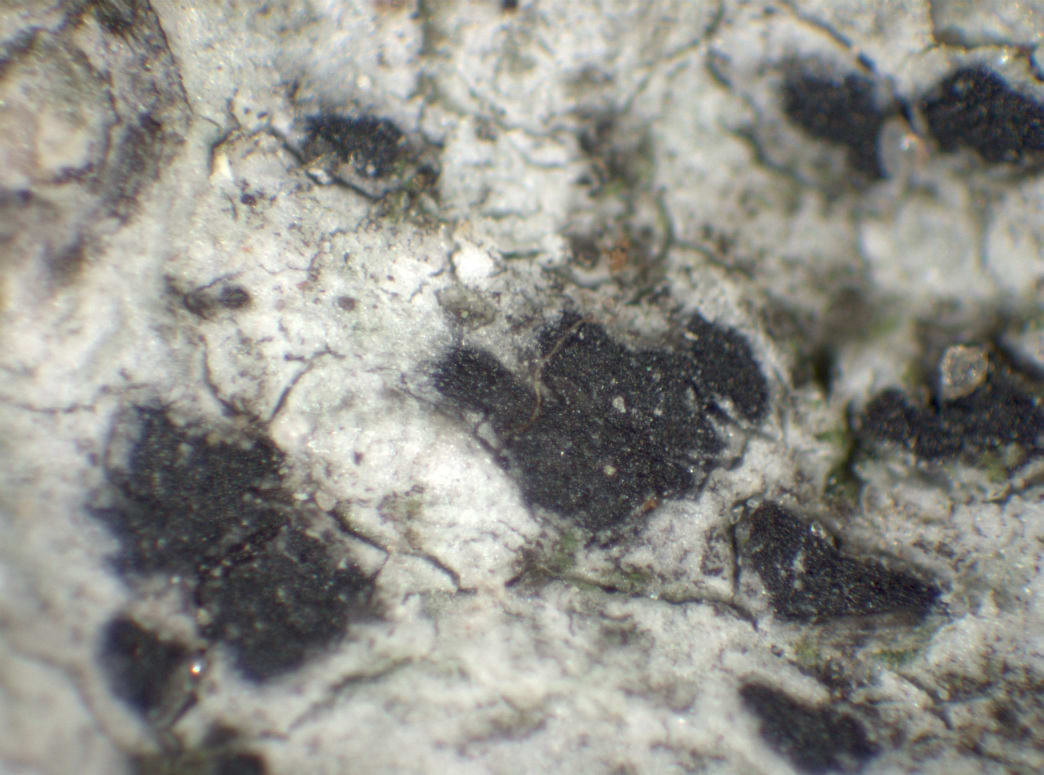
#> input picture Segmentation/images/vip5.jpg, 2088 x 1550 px (shown at 1/2 size)
$ python prova.py
#> lines starting #> are read from the running program, lines starting #| are printed output that depends on the picture; after the words box and inside, x2 and y2 are one past the last pixel; in counts of white or black regions, pixels touching at a corner belong together; long printed decimals are rounded
import numpy as np
import math
from scipy import ndimage
import time
from numpy import linalg as LA
import matplotlib.pyplot as plt
from scipy import linalg as LAsci
from skimage import io, color
from skimage.transform import rescale, resize, downscale_local_mean
from scipy import ndimage as ndi


def log_filter( sgm, fsize):
    """
    LoG filter
    :param sgm: sigma in Gaussian
    :param fsize: filter size, [h, w]
    :return: LoG filter
    """
    wins_x = int(fsize[1] / 2)
    wins_y = int(fsize[0] / 2)

    out = np.zeros(fsize, dtype=np.float32)

    for x in range(-wins_x, wins_x+1):
        for y in range(-wins_y, wins_y+1):
            out[wins_y+y, wins_x+x] = - 1. / (math.pi * sgm**4.) * (1. - (x*x+y*y)/(2.*sgm*sgm)) * math.exp(-(x*x+y*y)/(2.*sgm*sgm))

    return out-np.mean(out)

def gabor_filter(sgm, theta):
    """
    Gabor filter
    :param sgm: sigma in Gaussian
    :param theta: direction
    :return: gabor filter
    """
    phs=0
    gamma=1
    wins=int(math.floor(sgm*2))
    f=1/(sgm*2.)
    out=np.zeros((2*wins+1, 2*wins+1))

    for x in range(-wins, wins+1):
        for y in range(-wins, wins+1):
            xPrime = x * math.cos(theta) + y * math.sin(theta)
            yPrime = y * math.cos(theta) - x * math.sin(theta)
            out[wins+y, wins+x] = 1/(2*math.pi*sgm*sgm)*math.exp(-.5*((xPrime)**2+(yPrime*gamma)**2)/sgm**2)*math.cos(2*math.pi*f*xPrime+phs)
    return out-np.mean(out)


def image_filtering(img, filter_list):
    sub_img = []
    # put the originale image in the list
    sub_img.append(np.float32(img))
    for filter in filter_list:
        assert (filter[0] == 'log') | (filter[0] == 'gabor'), 'Undefined filter name. '
        if filter[0] == 'log':
            f = log_filter(filter[1], filter[2])
            tmp = ndimage.convolve(np.float32(img), f, mode='reflect')
            #tmp = np.float32(log_filter(np.float32(img),filter[1]))
            sub_img.append(tmp)
        elif filter[0] == 'gabor':
            f = gabor_filter(filter[1], filter[2])
            tmp = ndimage.convolve(np.float32(img), f, mode='reflect')
            sub_img.append(tmp)
    return np.float32(np.stack(sub_img, axis=-1))


def SHcomp(Ig, ws, BinN=11):
    """
    Compute local spectral histogram using integral histograms
    :param Ig: a n-band image
    :param ws: half window size
    :param BinN: number of bins of histograms
    :return: local spectral histogram at each pixel
    """
    h, w,bn = Ig.shape
    print("inizio")
    # quantize values at each pixel into bin ID
    for i in range(bn):
        b_max = np.max(Ig[:, :, i])
        b_min = np.min(Ig[:, :, i])
        assert b_max != b_min, "Band %d has only one value!" % i

        b_interval = (b_max - b_min) * 1. / BinN
        Ig[:, :, i] = np.floor((Ig[:, :, i] - b_min) / b_interval)

    Ig[Ig >= BinN] = BinN-1
    Ig = np.int32(Ig)
    print("ciao")
    # convert to one hot encoding
    one_hot_pix = []
    for i in range(bn):
        one_hot_pix_b = np.zeros((h*w, BinN), dtype=np.int32)
        one_hot_pix_b[np.arange(h*w), Ig[:, :, i].flatten()] = 1
        one_hot_pix.append(one_hot_pix_b.reshape((h, w, BinN)))
    print("finito fase 1")
    # compute integral histogram
    integral_hist = np.concatenate(one_hot_pix, axis=2)
    print("np.concatenate(one_hot_pix, axis=2)")
    np.cumsum(integral_hist, axis=1, out=integral_hist, dtype=np.float32)
    print("fase 1bisa")
    np.cumsum(integral_hist, axis=0, out=integral_hist, dtype=np.float32)
    print("np.cumsum(integral_hist, axis=0, out=integral_hist, dtype=np.float32)")
    # compute spectral histogram based on integral histogram
    padding_l = np.zeros((h, ws + 1, BinN * bn), dtype=np.int32)
    padding_r = np.tile(integral_hist[:, -1:, :], (1, ws, 1))

    integral_hist_pad_tmp = np.concatenate([padding_l, integral_hist, padding_r], axis=1)

    padding_t = np.zeros((ws + 1, integral_hist_pad_tmp.shape[1], BinN * bn), dtype=np.int32)
    padding_b = np.tile(integral_hist_pad_tmp[-1:, :, :], (ws, 1, 1))

    integral_hist_pad = np.concatenate([padding_t, integral_hist_pad_tmp, padding_b], axis=0)

    integral_hist_1 = integral_hist_pad[ws + 1 + ws:, ws + 1 + ws:, :]
    integral_hist_2 = integral_hist_pad[:-ws - ws - 1, :-ws - ws - 1, :]
    integral_hist_3 = integral_hist_pad[ws + 1 + ws:, :-ws - ws -1, :]
    integral_hist_4 = integral_hist_pad[:-ws - ws - 1, ws + 1 + ws:, :]

    sh_mtx = integral_hist_1 + integral_hist_2 - integral_hist_3 - integral_hist_4

    histsum = np.sum(sh_mtx, axis=-1, keepdims=True) * 1. / bn

    sh_mtx = np.float32(sh_mtx) / np.float32(histsum)
    print("end")
    return sh_mtx


def SHedgeness(sh_mtx, ws):
    h, w, _ = sh_mtx.shape
    edge_map = np.ones((h, w)) * -1
    for i in range(ws, h-ws-1):
        for j in range(ws, w-ws-1):
            edge_map[i, j] = np.sqrt(np.sum((sh_mtx[i - ws, j, :] - sh_mtx[i + ws, j, :])**2)
                                     + np.sum((sh_mtx[i, j - ws, :] - sh_mtx[i, j + ws, :])**2))
    return edge_map


def Fseg(Ig, ws, segn, omega, nonneg_constraint=True):
    """
    Factorization based segmentation
    :param Ig: a n-band image
    :param ws: window size for local special histogram
    :param segn: number of segment. if set to 0, the number will be automatically estimated
    :param omega: error threshod for estimating segment number. need to adjust for different filter bank.
    :param nonneg_constraint: whether apply negative matrix factorization
    :return: segmentation label map
    """

    N1, N2, bn = Ig.shape

    ws = int(ws / 2)
    sh_mtx = SHcomp(Ig, ws)
    sh_dim = sh_mtx.shape[2]

    Y = (sh_mtx.reshape((N1 * N2, sh_dim)))
    S = np.dot(Y.T, Y)
    d, v = LA.eig(S)

    d_sorted = np.sort(d)
    idx = np.argsort(d)
    k = np.abs(d_sorted)

    if segn == 0:  # estimate the segment number
        lse_ratio = np.cumsum(k) * 1. / (N1 * N2)
        print(lse_ratio)
        print(np.sum(k)/(N1 * N2))
        segn = np.sum(lse_ratio > omega)
        print('Estimated segment number: %d' % segn)

        if segn <= 1:
            segn = 2
            print('Warning: Segment number is set to 2. May need to reduce omega for better segment number estimation.')

    dimn = segn

    U1 = v[:, idx[-1:-dimn-1:-1]]

    Y1 = np.dot(Y, U1)  # project features onto the subspace

    edge_map = SHedgeness(Y1.reshape((N1, N2, dimn)), ws)

    edge_map_flatten = edge_map.flatten()

    Y_woedge = Y1[(edge_map_flatten >= 0) & (edge_map_flatten <= np.max(edge_map)*0.4), :]

    # find representative features using clustering
    cls_cen = np.zeros((segn, dimn), dtype=np.float32)
    L = np.sum(Y_woedge ** 2, axis=1)
    cls_cen[0, :] = Y_woedge[np.argmax(L), :]  # find the first initial center

    D = np.sum((cls_cen[0, :] - Y_woedge) ** 2, axis=1)
    cls_cen[1, :] = Y_woedge[np.argmax(D), :]

    cen_id = 1
    while cen_id < segn-1:
        cen_id += 1
        D_tmp = np.zeros((cen_id, Y_woedge.shape[0]), dtype=np.float32)
        for i in range(cen_id):
            D_tmp[i, :] = np.sum((cls_cen[i, :] - Y_woedge) ** 2, axis=1)
        D = np.min(D_tmp, axis=0)
        cls_cen[cen_id, :] = Y_woedge[np.argmax(D), :]

    D_cen2all = np.zeros((segn, Y_woedge.shape[0]), dtype=np.float32)
    cls_cen_new = np.zeros((segn, dimn), dtype=np.float32)
    is_converging = 1
    while is_converging:
        for i in range(segn):
            D_cen2all[i, :] = np.sum((cls_cen[i, :] - Y_woedge) ** 2, axis=1)

        cls_id = np.argmin(D_cen2all, axis=0)

        for i in range(segn):
            cls_cen_new[i, :] = np.mean(Y_woedge[cls_id == i, :], axis=0)

        if np.max((cls_cen_new - cls_cen)**2) < .00001:
            is_converging = 0
        else:
            cls_cen = cls_cen_new * 1.
    cls_cen_new = cls_cen_new.T

    ZZTinv = LAsci.inv(np.dot(cls_cen_new.T, cls_cen_new))
    Beta = np.dot(np.dot(ZZTinv, cls_cen_new.T), Y1.T)

    seg_label = np.argmax(Beta, axis=0)

    if nonneg_constraint:
        w0 = np.dot(U1, cls_cen_new)
        dnorm0 = 1

        h = Beta * 1.
        for i in range(100):
            tmp, _, _, _ = LA.lstsq(np.dot(w0.T, w0) + np.eye(segn) * .01, np.dot(w0.T, Y.T))
            h = np.maximum(0, tmp)
            tmp, _, _, _ = LA.lstsq(np.dot(h, h.T) + np.eye(segn) * .01, np.dot(h, Y))
            w = np.maximum(0, tmp)
            w = w.T * 1.

            d = Y.T - np.dot(w, h)
            dnorm = np.sqrt(np.mean(d * d))
            print(i, np.abs(dnorm - dnorm0), dnorm)
            if np.abs(dnorm - dnorm0) < .1:
                break

            w0 = w * 1.
            dnorm0 = dnorm * 1.

        seg_label = np.argmax(h, axis=0)

    return seg_label.reshape((N1, N2))


time0 = time.time()
    # an example of using Fseg
    # read image
#img = io.imread('M2.pgm',as_gray=True)

img = io.imread('Segmentation/images/vip5.jpg',as_gray = True)
#> img: shape (1550, 2088) float64; min 0.00254, max 1, mean 0.557
img[:,:].shape
img= resize(img, (img.shape[0]//3, img.shape[1]//3),
anti_aliasing=True)
#> img: shape (516, 696) float64
    # define filter bank and apply to image. for color images, convert rgb to grey scale and then apply filter bank
filter_list = [('log', .5,[3,3]), ('log', 1,[5,5]),
                   ('gabor', 1.5, 0), ('gabor', 1.5, math.pi/2), ('gabor', 1.5, math.pi/4), ('gabor', 1.5, -math.pi/4),
                   ('gabor', 2.5, 0), ('gabor', 2.5, math.pi/2), ('gabor', 2.5, math.pi/4), ('gabor', 2.5, -math.pi/4)
                   ]


Ig = image_filtering(img, filter_list=filter_list)
#> the loop in image_filtering, `for filter in filter_list:` made 10 passes
#> pass 3, in image_filtering, `tmp = ndimage.convolve(np.float32(img), f, mode='reflect')`:
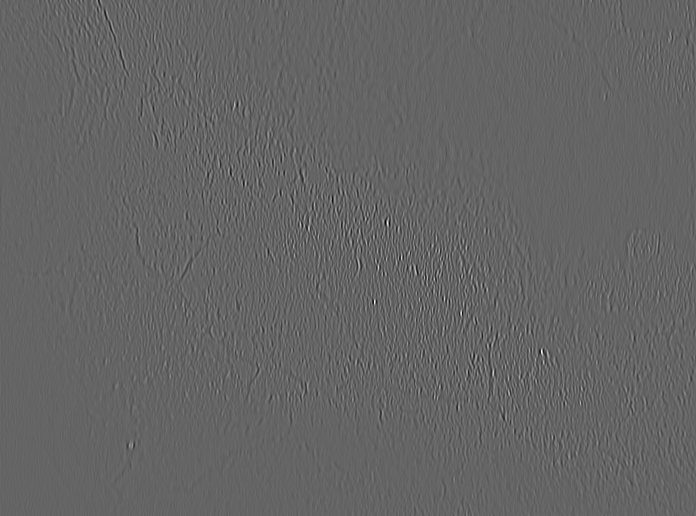
#> tmp: shape (516, 696) float32; min -0.0257, max 0.0392, mean 2.18e-13; drawn with min black and max white
#> after the loop in image_filtering, `for filter in filter_list:`: sub_img = 11 items


plt.imshow(Ig[:,:,0])

#goal è avere (818 1106,3,10)


# include original image as one band
#Ig = np.concatenate((np.float32(img.reshape((img.shape[0], img.shape[1], img.shape[2]))), filter_out), axis=2)

seg_out = Fseg(Ig, ws=25, segn=2, omega=.089, nonneg_constraint=True)
#> the loop in SHcomp, `for i in range(bn):` made 11 passes
#> (b_max, b_min, b_interval) on passes 1 to 11: (1, 0.0231, 0.0888), (0.456, -1.18, 0.148), (0.131, -0.202, 0.0302), (0.0392, -0.0257, 0.0059), (0.0288, -0.0218, 0.00459), (0.0326, -0.0239, 0.00513), (0.0348, -0.024, 0.00534), (0.0439, -0.038, 0.00744), (0.0376, -0.0378, 0.00685), (0.0396, -0.038, 0.00705), (0.0397, -0.0455, 0.00774)
#> in SHcomp, `sh_mtx = np.float32(sh_mtx) / np.float32(histsum)`:
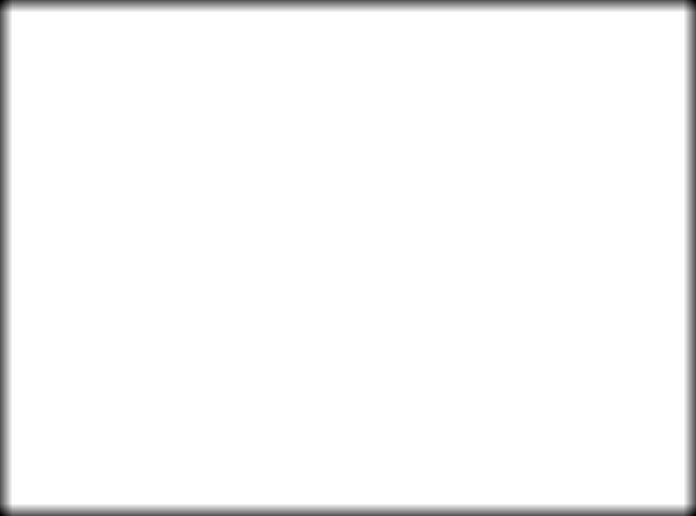
#> histsum: shape (516, 696, 1) float64; min 169, max 625, mean 611.9; drawn with min black and max white
#> in Fseg, `S = np.dot(Y.T, Y)`:
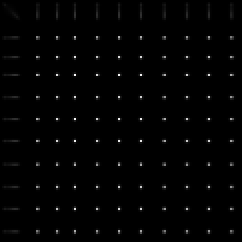
#> S: shape (121, 121) float32 (shown 2 times larger); min 0, max 268395.4, mean 2968.1; drawn with min black and max white
#> in Fseg, `d, v = LA.eig(S)`:
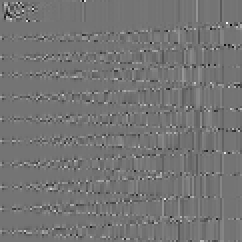
#> v: shape (121, 121) float32 (shown 2 times larger); min -0.767, max 0.908, mean -0.000582; drawn with min black and max white
#> in Fseg, `d, v = LA.eig(S)`: d = 121 values, max 2176628.8 at index 0, min -0.0584 at index 81, mean 19389.4
#> in Fseg, `d_sorted = np.sort(d)`: d_sorted = 121 values from -0.0584 to 2176628.8
#> in Fseg, `idx = np.argsort(d)`: idx = 121 values, max 120 at index 11, min 0 at index 120, mean 60
#> in Fseg, `k = np.abs(d_sorted)`: k = 121 values, max 2176628.8 at index 120, min 5.85e-05 at index 5, mean 19389.4
#> in Fseg, `U1 = v[:, idx[-1:-dimn-1:-1]]`: U1 = 121 pairs, first value 1.53e-06 to 0.35, second value -0.289 to 0.168
#> in Fseg, `Y1 = np.dot(Y, U1)`: Y1 = 359136 pairs, first value 1.33 to 3.03, second value -0.974 to 0.785
#> after the loop in SHedgeness, `for i in range(ws, h-ws-1):`:
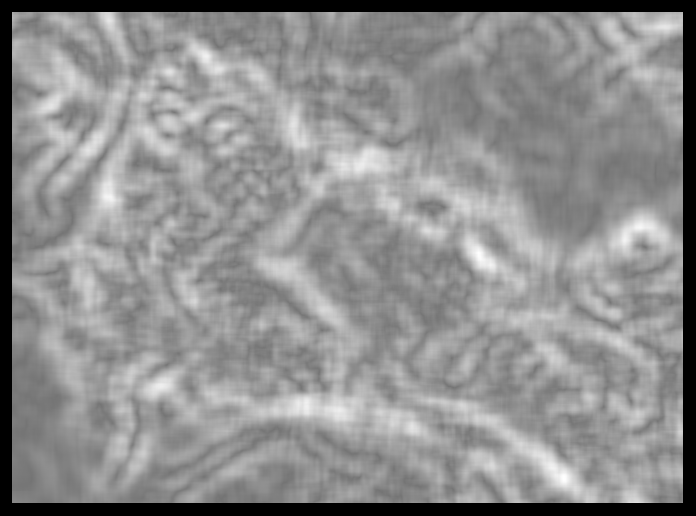
#> edge_map: shape (516, 696) float64; min -1, max 1.2, mean 0.228; drawn with min black and max white
#> in Fseg, `Y_woedge = Y1[(edge_map_flatten >= 0) & (edge_map_flatten <= np.max(ed..`: Y_woedge = 255709 pairs, first value 1.33 to 3.03, second value -0.974 to 0.785
#> after the loop in Fseg, `while cen_id < segn-1:`: cen_id = 1; cls_cen = [[3.03, 0.784], [1.41, -0.974]]
#> after the loop in Fseg, `while is_converging:`: cls_cen_new = [[2.8, 0.321], [1.99, -0.518]]
#> in Fseg, `cls_cen_new = cls_cen_new.T`: cls_cen_new = [[2.8, 1.99], [0.321, -0.518]]
#> in Fseg, `ZZTinv = LAsci.inv(np.dot(cls_cen_new.T, cls_cen_new))`: ZZTinv = [[0.966, -1.24], [-1.24, 1.82]]
#> in Fseg, `w0 = np.dot(U1, cls_cen_new)`: w0 = 121 pairs, first value -0.00169 to 0.981, second value 1.37e-05 to 0.7
#> the loop in Fseg, `for i in range(100):` made 2 passes
#> (dnorm, dnorm0) on pass 1: (0.0545, 0.0545)
#> dnorm on pass 2: 0.0499
#| 0 0.9455 0.05448
#| 1 0.004565 0.04991
#> in Fseg, `return seg_label.reshape((N1, N2))`:
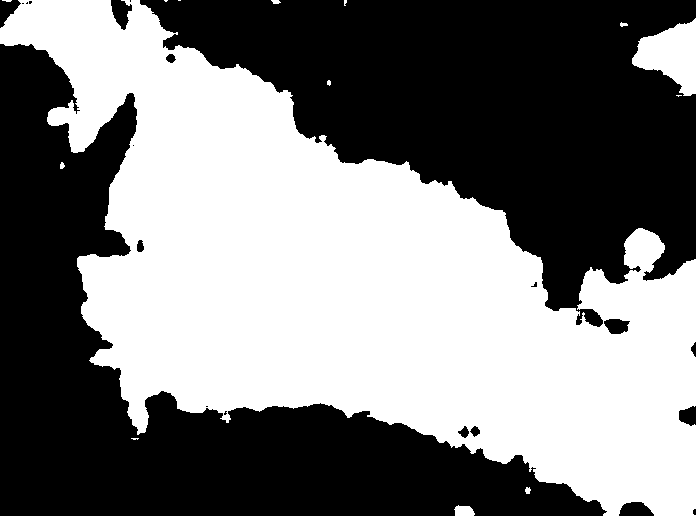
#> returned value: shape (516, 696) int64; values 0 (black) and 1 (white), 48.8% white; 14 white regions (7 under 20 px), largest, box (x1, y1, x2, y2) and area: (0, 0, 696, 516) 172029, (632, 18, 696, 96) 2932, (454, 505, 475, 516) 182

print('FSEG runs in %0.2f seconds. ' % (time.time() - time0))

    # show results
fig, ax = plt.subplots(ncols=2, sharex=True, sharey=True, figsize=(12, 6))
ax[0].imshow(img, cmap='gray')
ax[1].imshow(seg_out, cmap='gray')
plt.tight_layout()
plt.show()
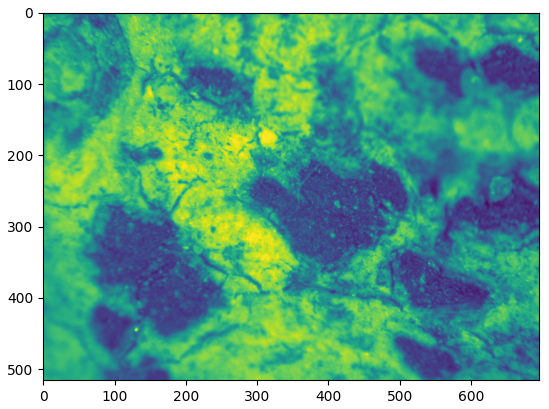
#> figure drawn by matplotlib, 1 panel
